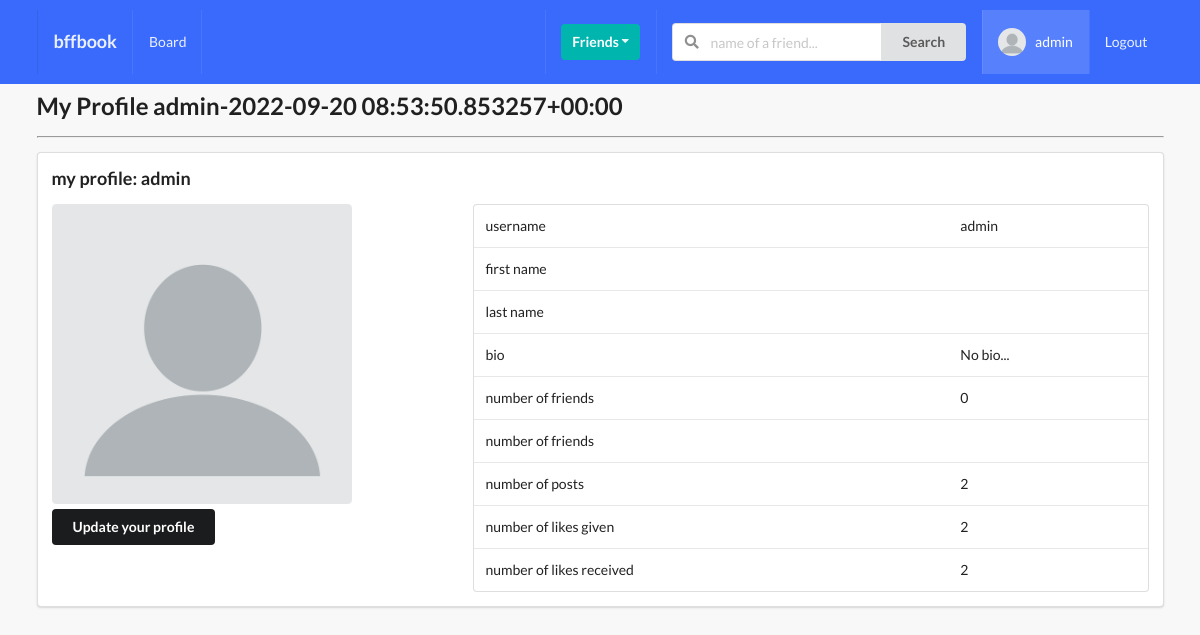
Page /profiles/myProfile/ (signed in) on the earlier database version.
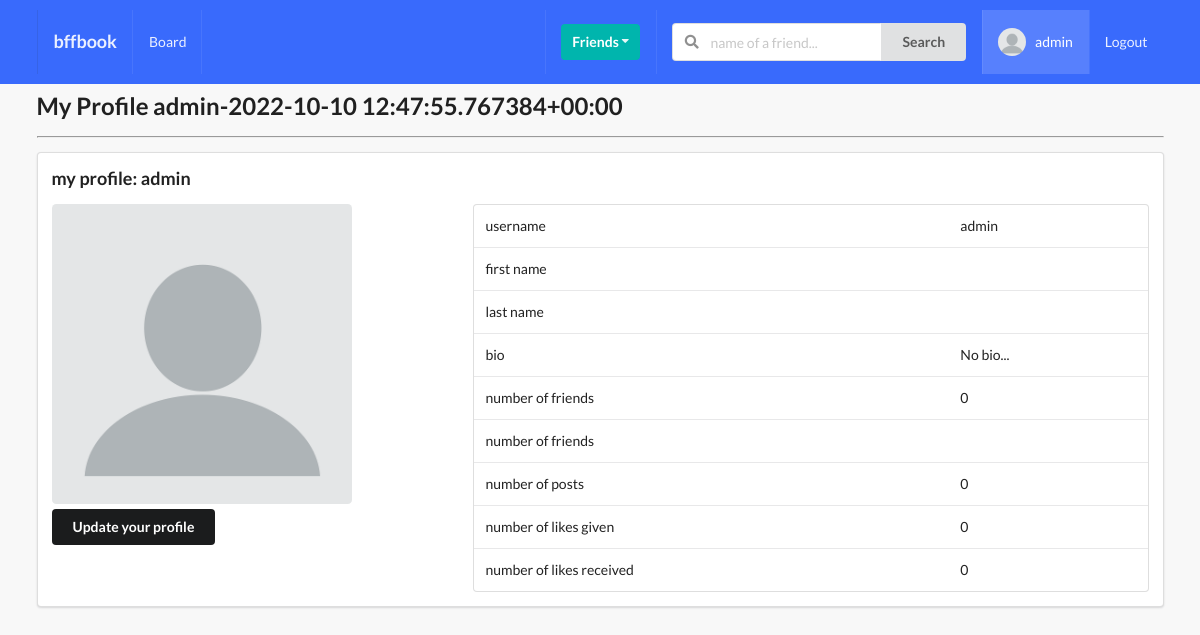
Same page on the later database version.
### profiles/models.py (models this page shows, shortened)
class Profile(models.Model):
    first_name = models.CharField(max_length=200, blank=True)
    last_name = models.CharField(max_length=200, blank=True)
    user = models.OneToOneField(User, on_delete=models.CASCADE)
    bio = models.TextField(default="No bio...", max_length=300)
    email = models.EmailField(blank=True)
    country = models.CharField(max_length=200, blank=True)
    avatar = models.ImageField(default="avatar.png", upload_to="avatars/")
    friends = models.ManyToManyField(User, related_name="friends", blank=True)
    slug = models.SlugField(unique=True, blank=True)
    created = models.DateTimeField(auto_now_add=True)
    updated = models.DateTimeField(auto_now=True)
    objects = ProfileManager()
    def __str__(self) -> str:
        return f"{self.user.username}-{self.created}"
    def get_friends(self):
        return self.friends.all()
    def get_friends_no(self):
        return self.friends.all().count()
    def get_posts_no(self):
        return self.posts.all().count()
    def get_likes_given_no(self):
        likes = self.like_set.all()
        total_liked = 0
        for like in likes:
            if like.value == "Like":
                total_liked += 1
        return total_liked
    def get_likes_recieved_no(self):
        posts = self.posts.all()
        total_liked = 0
        for item in posts:
            total_liked += item.liked.all().count()
        return total_liked
    __initial_first_name = None
    __initial_last_name = None
    def __init__(self, *args, **kwargs):
        super().__init__(*args, **kwargs)
        self.__initial_first_name = self.first_name
        self.__initial_last_name = self.last_name

### posts/models.py (models this page shows, shortened)
class Like(models.Model):
    user = models.ForeignKey(Profile, on_delete=models.CASCADE)
    post = models.ForeignKey(Post, on_delete=models.CASCADE)
    value = models.CharField(choices=LIKE_CHOICES, max_length=8)
    updated = models.DateTimeField(auto_now=True)
    created = models.DateTimeField(auto_now_add=True)

class Post(models.Model):
    content = models.TextField()
    image = models.ImageField(
        upload_to="posts/",
        validators=[FileExtensionValidator(["png", "jpg", "jpeg"])],
        blank=True,
    )
    liked = models.ManyToManyField(Profile, related_name="likes", blank=True)
    updated = models.DateTimeField(auto_now=True)
    created = models.DateTimeField(auto_now_add=True)
    author = models.ForeignKey(Profile, related_name="posts", on_delete=models.CASCADE)
    class Meta:
        ordering = ("-created",)

### profiles/views.py (the view)
# urls.py: path("myProfile/", my_profile_view, name="my-profile-view"),
@login_required
def my_profile_view(request):
    profile = Profile.objects.get(user=request.user)
    form = ProfileModelForm(
        request.POST or None, request.FILES or None, instance=profile
    )
    confirm = False
    if request.method == "POST":
        if form.is_valid():
            form.save()
            confirm = True
    context = {"profile": profile, "form": form, "confirm": confirm}
    return render(request, "profiles/myProfile.html", context)

### profiles/forms.py
class ProfileModelForm(forms.ModelForm):
    class Meta:
        model = Profile
        fields = ["first_name", "last_name", "bio", "avatar"]

### profiles/context_processors.py (called while the page is built)
def profile_pic(request):
    if request.user.is_authenticated:
        profile_obj = Profile.objects.get(user=request.user)
        pic = profile_obj.avatar
        return {"picture": pic}
    return {}

def invitations_recieved_no(request):
    if request.user.is_authenticated:
        profile_obj = Profile.objects.get(user=request.user)
        qs_count = Relationship.objects.invitations_recieved(profile_obj).count()
        return {"invites_num": qs_count}
    return {}

### profiles/models.py (called while the page is built)
    def invitations_recieved(self, reciever):
        qs = Relationship.objects.filter(reciever=reciever, status="send")
        return qs

### profiles/templates/profiles/myProfile.html (shortened to what this page needs)
{% extends "base.html" %} {% block title %} my profile {% endblock title %}
{% block content %} <h2>My Profile {{ profile }}</h2>
<hr />
<div class="ui segment">
    <h3>my profile: {{request.user}}</h3>
    <div class="ui grid">
        <div class='row'>
            <div class='six wide column'>
                <img class="ui medium rounded image" src={{profile.avatar.url}}>
                <div class="row mt-5">
                    <button class='ui secondary button' id='modal-btn'>Update your profile</button>
                </div>
            </div>
            <div class="ten wide column">
                <table class="ui table">
                    <tbody>
                        <tr>
                            <td>username</td>
                            <td>{{profile.user}}</td>
                        </tr>
                        <tr>
                            <td>first name</td>
                            <td>{{profile.first_name}}</td>
                        </tr>
                        <tr>
                            <td>last name</td>
                            <td>{{profile.last_name}}</td>
                        </tr>
                        <tr>
                            <td>bio</td>
                            <td>{{profile.bio}}</td>
                        </tr>
                        <tr>
                            <td>number of friends</td>
                            <td>{{profile.get_friends_no}}</td>
                        </tr>
                        <tr>
                            <td>number of friends</td>
                            <td>
                            </td>
                        </tr>
                        <tr>
                            <td>number of posts</td>
                            <td>{{profile.get_posts_no}}</td>
                        </tr>
                        <tr>
                            <td>number of likes given</td>
                            <td>{{profile.get_likes_given_no}}</td>
                        </tr>
                        <tr>
                            <td>number of likes received</td>
                            <td>{{profile.get_likes_recieved_no}}</td>
                        </tr>
                    </tbody>
                </table>
            </div>
        </div>
    </div>
</div>
{% endblock content %}

### templates/base.html (shortened to what this page needs)
{% load static %}
<!DOCTYPE html>
<html lang="en">
  <head>
    <link rel="stylesheet" type="text/css" href={% static 'style.css' %} />
    <link
      rel="stylesheet"
      type="text/css"
      href="https://cdnjs.cloudflare.com/ajax/libs/semantic-ui/2.2.14/semantic.min.css"
    />
  </head>
  <body>
    {% include 'main/navbar.html' %}
    <div class="ui container">{% block content %} {% endblock content %}</div>
  </body>
</html>

### templates/main/navbar.html (shortened to what this page needs)
{% url 'home-view' as path_to_home %}
{% url 'posts:main-post-view' as path_to_posts %}
{% url 'profiles:my-profile-view' as path_to_my_profile %}
<div class="ui inverted menu nav mb-7">
  <div class="ui container">
    <a href="{{path_to_home}}" class="{% if request.path == path_to_home %}active{% endif %} item">
        <h3>bffbook</h3>
    </a>
    {% if request.user.is_authenticated %}
    <a href="{{path_to_posts}}" class="{% if request.path == path_to_posts %}active{% endif %} item">
        Board
    </a>
    {% endif %}
    <div class="right menu">
        {% if request.user.is_authenticated %}
        <div class="item">
            <div class="ui floating dropdown icon button teal"> Friends
                <i class="dropdown icon"></i>
             </div>
        </div>
             <div class="item">
              <form action="" method="GET">
                <div class="ui action left icon input">
                <input class="prompt" type="text" name='q' placeholder="name of a friend...">
                <button type='submit' class="ui button">Search</button>
                </div>
            </form>
            </div>
            <a href="{{path_to_my_profile}}" class="{% if request.path == path_to_my_profile %}active{% endif %} item">
                <img src={{picture.url}} class="ui avatar image">&nbsp;
                 {{ request.user }}
            </a>
            <a href={% url 'account_logout' %} class="ui item">
                Logout
            </a>
        {% else %}
        <a href={% url 'account_login' %} class="ui item">
                Login
            </a>
        {% endif %}
    </div>
  </div>
</div>

### static_project/style.css (style rules this page uses)
body { background: #F8F8F8 !important; }
.nav { border-radius: 0px !important; padding: 10px 0 10px 0 !important; background-color: #396afc !important; }
.mb-7 { margin-bottom: 7px !important; }
.mt-5 { margin-top: 5px !important; }

Differences in the rows shown:
changed Profile "admin": user+created "admin-2022-09-20 08:53:50.853257+00:00" → "admin-2022-10-10 12:47:55.767384+00:00"; get_posts_no "2" → "0"; get_likes_given_no "2" → "0"; get_likes_recieved_no "2" → "0"
